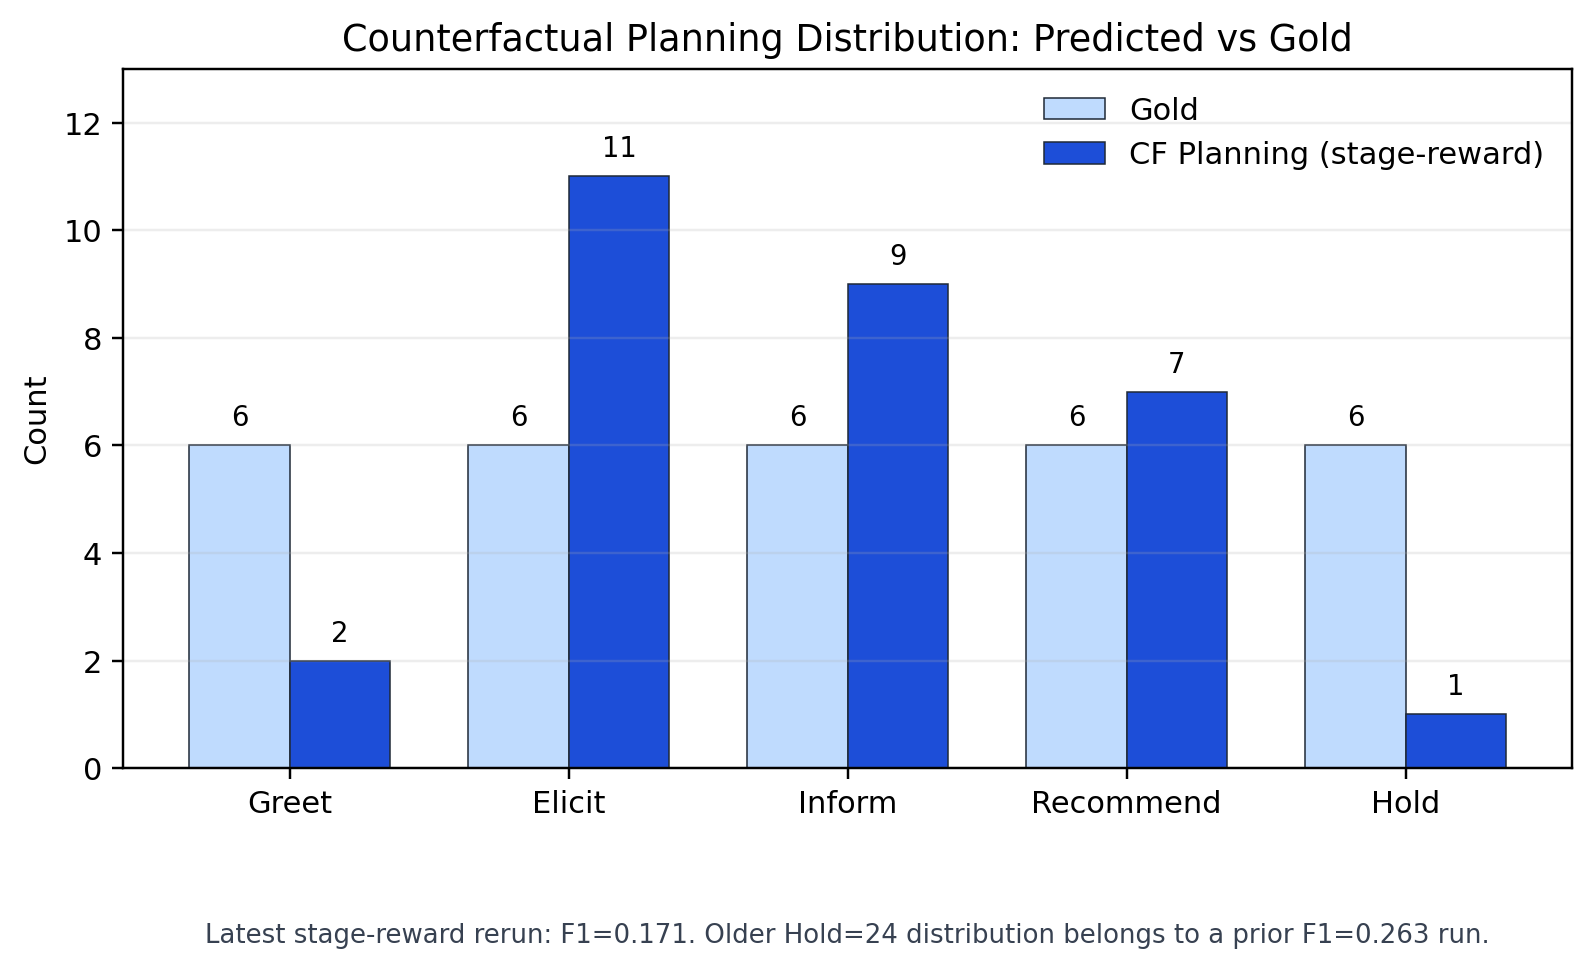

Python code for this plot:
import json
from collections import Counter
from pathlib import Path

import matplotlib.pyplot as plt
import numpy as np


ROOT = Path(__file__).resolve().parents[2]
OUT = ROOT / "reports" / "figures_batch1"
RAW = ROOT / "reports" / "rerun_eval_20260525" / "piwm_main_trick6_rewardA_stage_advance.json"
ACTS = ["Greet", "Elicit", "Inform", "Recommend", "Hold"]


def load_counts():
    with RAW.open() as f:
        data = json.load(f)
    pred = {act: int(data["metrics"]["per_act"][act]["pred_count"]) for act in ACTS}
    gold = {act: int(data["metrics"]["per_act"][act]["support"]) for act in ACTS}
    return gold, pred


def main():
    gold, pred = load_counts()
    x = np.arange(len(ACTS))
    width = 0.36

    fig, ax = plt.subplots(figsize=(7.4, 4.6))
    bars_gold = ax.bar(x - width / 2, [gold[a] for a in ACTS], width, label="Gold", color="#bfdbfe", edgecolor="#1f2937", linewidth=0.5)
    bars_pred = ax.bar(x + width / 2, [pred[a] for a in ACTS], width, label="CF Planning (stage-reward)", color="#1d4ed8", edgecolor="#1f2937", linewidth=0.5)

    for bars in (bars_gold, bars_pred):
        for bar in bars:
            ax.text(bar.get_x() + bar.get_width() / 2, bar.get_height() + 0.25, f"{int(bar.get_height())}", ha="center", va="bottom", fontsize=9)

    ax.set_xticks(x, ACTS)
    ax.set_ylabel("Count")
    ax.set_ylim(0, 13)
    ax.set_title("Counterfactual Planning Distribution: Predicted vs Gold")
    ax.text(
        0.5,
        -0.22,
        "Latest stage-reward rerun: F1=0.171. Older Hold=24 distribution belongs to a prior F1=0.263 run.",
        transform=ax.transAxes,
        ha="center",
        va="top",
        fontsize=8.5,
        color="#374151",
    )
    ax.grid(axis="y", alpha=0.22)
    ax.legend(frameon=False)
    fig.tight_layout()
    fig.savefig(OUT / "V5_trick6_mode_collapse.pdf", bbox_inches="tight")
    fig.savefig(OUT / "V5_trick6_mode_collapse.png", dpi=220, bbox_inches="tight")


if __name__ == "__main__":
    main()
